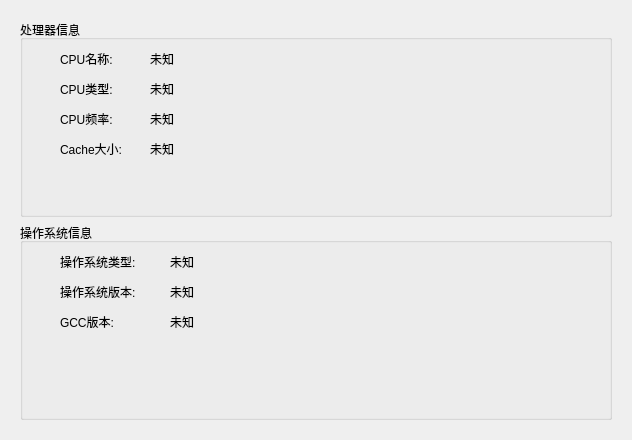
<?xml version="1.0" encoding="UTF-8"?>
<ui version="4.0">
 <class>sysInfo</class>
 <widget class="QWidget" name="sysInfo">
  <property name="geometry">
   <rect>
    <x>0</x>
    <y>0</y>
    <width>632</width>
    <height>440</height>
   </rect>
  </property>
  <property name="windowTitle">
   <string>Form</string>
  </property>
  <layout class="QVBoxLayout" name="verticalLayout">
   <item>
    <widget class="QWidget" name="widget" native="true">
     <layout class="QVBoxLayout" name="verticalLayout_2">
      <item>
       <widget class="QGroupBox" name="groupBox_3">
        <property name="title">
         <string>处理器信息</string>
        </property>
        <widget class="QLabel" name="label_14">
         <property name="geometry">
          <rect>
           <x>40</x>
           <y>30</y>
           <width>67</width>
           <height>17</height>
          </rect>
         </property>
         <property name="text">
          <string>CPU名称:</string>
         </property>
        </widget>
        <widget class="QLabel" name="label_15">
         <property name="geometry">
          <rect>
           <x>40</x>
           <y>60</y>
           <width>67</width>
           <height>17</height>
          </rect>
         </property>
         <property name="text">
          <string>CPU类型:</string>
         </property>
        </widget>
        <widget class="QLabel" name="label_16">
         <property name="geometry">
          <rect>
           <x>40</x>
           <y>90</y>
           <width>67</width>
           <height>17</height>
          </rect>
         </property>
         <property name="text">
          <string>CPU频率:</string>
         </property>
        </widget>
        <widget class="QLabel" name="label_17">
         <property name="geometry">
          <rect>
           <x>40</x>
           <y>120</y>
           <width>81</width>
           <height>17</height>
          </rect>
         </property>
         <property name="text">
          <string>Cache大小:</string>
         </property>
        </widget>
        <widget class="QLabel" name="label_CPUname">
         <property name="geometry">
          <rect>
           <x>130</x>
           <y>30</y>
           <width>421</width>
           <height>17</height>
          </rect>
         </property>
         <property name="text">
          <string>未知</string>
         </property>
        </widget>
        <widget class="QLabel" name="label_CPUtype">
         <property name="geometry">
          <rect>
           <x>130</x>
           <y>60</y>
           <width>431</width>
           <height>17</height>
          </rect>
         </property>
         <property name="text">
          <string>未知</string>
         </property>
        </widget>
        <widget class="QLabel" name="label_CPUfrequency">
         <property name="geometry">
          <rect>
           <x>130</x>
           <y>90</y>
           <width>431</width>
           <height>17</height>
          </rect>
         </property>
         <property name="text">
          <string>未知</string>
         </property>
        </widget>
        <widget class="QLabel" name="label_Cachecapacity">
         <property name="geometry">
          <rect>
           <x>130</x>
           <y>120</y>
           <width>431</width>
           <height>17</height>
          </rect>
         </property>
         <property name="text">
          <string>未知</string>
         </property>
        </widget>
       </widget>
      </item>
      <item>
       <widget class="QGroupBox" name="groupBox_4">
        <property name="title">
         <string>操作系统信息</string>
        </property>
        <widget class="QLabel" name="label_18">
         <property name="geometry">
          <rect>
           <x>40</x>
           <y>30</y>
           <width>101</width>
           <height>17</height>
          </rect>
         </property>
         <property name="text">
          <string>操作系统类型:</string>
         </property>
        </widget>
        <widget class="QLabel" name="label_19">
         <property name="geometry">
          <rect>
           <x>40</x>
           <y>60</y>
           <width>101</width>
           <height>17</height>
          </rect>
         </property>
         <property name="text">
          <string>操作系统版本:</string>
         </property>
        </widget>
        <widget class="QLabel" name="label_26">
         <property name="geometry">
          <rect>
           <x>40</x>
           <y>90</y>
           <width>67</width>
           <height>17</height>
          </rect>
         </property>
         <property name="text">
          <string>GCC版本:</string>
         </property>
        </widget>
        <widget class="QLabel" name="label_OStype">
         <property name="geometry">
          <rect>
           <x>150</x>
           <y>30</y>
           <width>411</width>
           <height>17</height>
          </rect>
         </property>
         <property name="text">
          <string>未知</string>
         </property>
        </widget>
        <widget class="QLabel" name="label_OSversion">
         <property name="geometry">
          <rect>
           <x>150</x>
           <y>60</y>
           <width>411</width>
           <height>17</height>
          </rect>
         </property>
         <property name="text">
          <string>未知</string>
         </property>
        </widget>
        <widget class="QLabel" name="label_GCCversion">
         <property name="geometry">
          <rect>
           <x>150</x>
           <y>90</y>
           <width>411</width>
           <height>17</height>
          </rect>
         </property>
         <property name="text">
          <string>未知</string>
         </property>
        </widget>
       </widget>
      </item>
     </layout>
    </widget>
   </item>
  </layout>
 </widget>
 <resources/>
 <connections/>
</ui>
